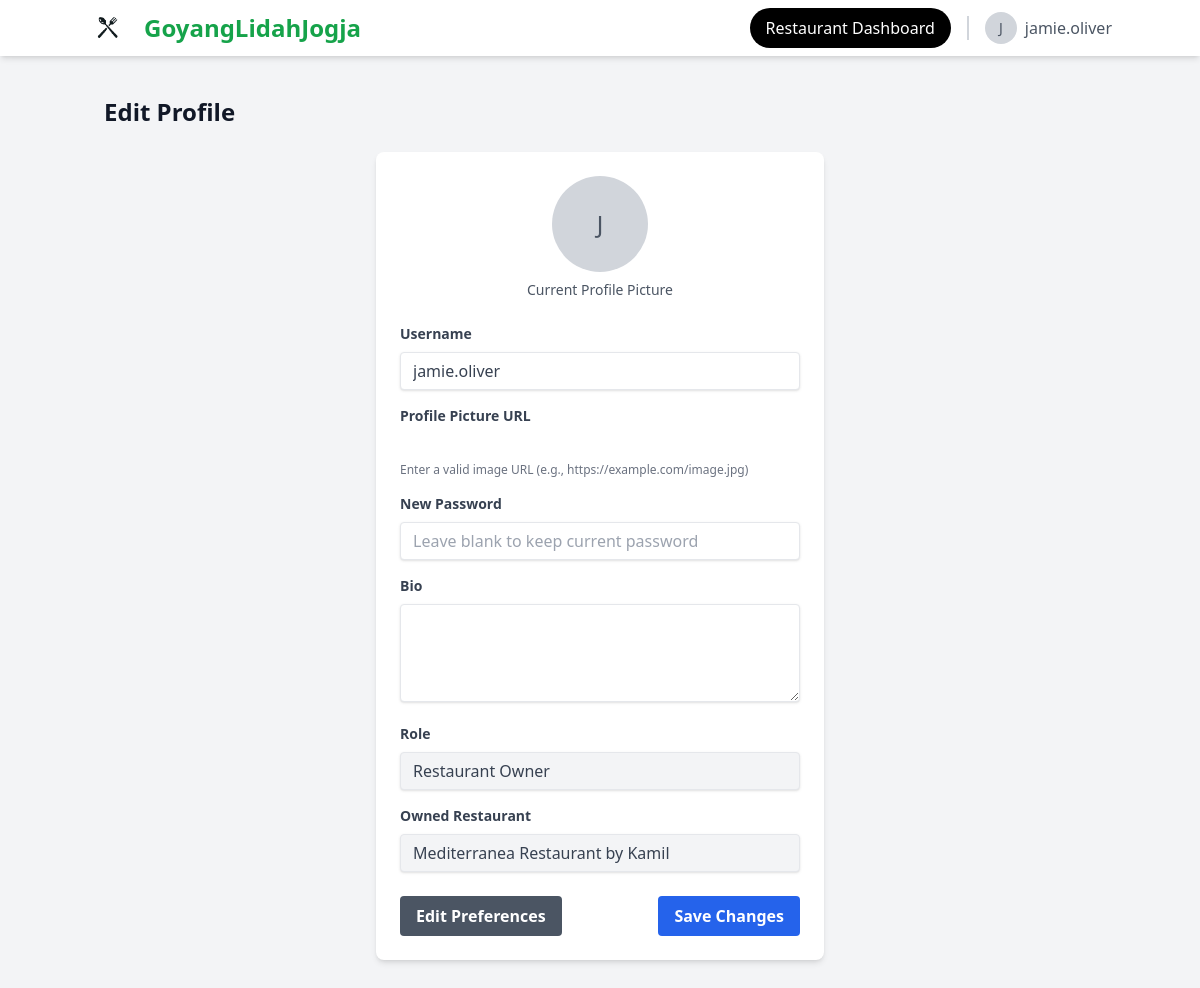
Screenshot of /edit_profile/ (signed in) with the database file from the repository.
### main/models.py (models this page shows, shortened)
class UserProfile(models.Model):
    user = models.OneToOneField(
        User,
        on_delete=models.CASCADE,
        related_name='profile',
        unique=True,
        primary_key=True
    )
    ROLE_CHOICES = [
        ('EVENT_MANAGER', 'Event Manager'),
        ('RESTAURANT_OWNER', 'Restaurant Owner'),
        ('CUSTOMER', 'Customer'),
    ]
    LEVEL_CHOICES = [
        ('BRONZE', 'Bronze'),
        ('SILVER', 'Silver'),
        ('GOLD', 'Gold'),
    ]
    role = models.CharField(
        max_length=20,
        choices=ROLE_CHOICES,
        default='CUSTOMER'
    )
    bio = models.TextField(
        blank=True
    )
    profile_picture = models.URLField(
        max_length=500,
        null=True,
        blank=True,
        validators=[URLValidator()]
    )
    review_count = models.PositiveIntegerField(default=0)
    level = models.CharField(
        max_length=10,
        choices=LEVEL_CHOICES,
        default='BRONZE'
    )
    preferences = models.ManyToManyField(
        Tag,
        related_name='preferences'
    )
    class Meta:
        verbose_name = 'User Profile'
        verbose_name_plural = 'User Profiles'

class Restaurant(models.Model):
    name = models.CharField(max_length=255)
    description = models.TextField(blank=True)
    address = models.CharField(max_length=255)
    category = models.CharField(max_length=100)
    price_range = models.CharField(max_length=50)
    image = models.URLField(
        max_length=500,
        null=True,
        blank=True,
        validators=[URLValidator()]
    )
    owner = models.ForeignKey(
        UserProfile,
        on_delete=models.CASCADE,
        related_name='owned_restaurant',
        limit_choices_to={'role': 'RESTAURANT_OWNER'},
    )
    class Meta:
        verbose_name = 'Restaurant'
        verbose_name_plural = 'Restaurants'

### main/views.py (the view)
# urls.py: path('edit_profile/', views.edit_profile, name='edit_profile'),
@login_required
def edit_profile(request):
    if request.method == 'POST':
        user_form = UserUpdateForm(request.POST, instance=request.user)
        profile_form = ProfileUpdateForm(request.POST, instance=request.user.profile)
        if user_form.is_valid() and profile_form.is_valid():
            password = user_form.cleaned_data.get('password')
            if password:
                request.user.password = make_password(password)
            user_form.save()
            profile_form.save()
            messages.success(request, 'Your profile has been updated successfully!')
            return redirect('main:edit_profile')
        else:
            messages.error(request, 'Please correct the errors below.')
    else:
        user_form = UserUpdateForm(instance=request.user)
        profile_form = ProfileUpdateForm(instance=request.user.profile)
    owned_restaurant = None
    if request.user.profile.role == 'RESTAURANT_OWNER':
        owned_restaurant = request.user.profile.owned_restaurant.first()
    context = {
        'user': request.user,
        'user_profile': request.user.profile,
        'owned_restaurant': owned_restaurant,
        'user_form': user_form,
        'profile_form': profile_form,
    }
    return render(request, 'edit_profile.html', context)

### main/forms.py
class UserUpdateForm(forms.ModelForm):
    password = forms.CharField(
        widget=forms.PasswordInput(attrs={
            'class': 'shadow appearance-none border rounded w-full py-2 px-3 text-gray-700 leading-tight focus:outline-none focus:shadow-outline',
            'placeholder': 'Leave blank to keep current password'
        }),
        required=False
    )
    class Meta:
        model = User
        fields = ['username']
        widgets = {
            'username': forms.TextInput(attrs={
                'class': 'shadow appearance-none border rounded w-full py-2 px-3 text-gray-700 leading-tight focus:outline-none focus:shadow-outline'
            })
        }

class ProfileUpdateForm(forms.ModelForm):
    class Meta:
        model = UserProfile
        fields = ['bio', 'profile_picture']
        widgets = {
            'bio': forms.Textarea(attrs={
                'class': 'shadow appearance-none border rounded w-full py-2 px-3 text-gray-700 leading-tight focus:outline-none focus:shadow-outline',
                'rows': 4
            })
        }

### main/templates/edit_profile.html (shortened to what this page needs)
{% extends 'base.html' %}
{% load static %}
{% block content %}
<div class="container mx-auto px-4 py-8">
    <div class="flex justify-between items-center mb-6">
        <h1 class="text-2xl font-bold text-gray-900">Edit Profile</h1>
    </div>
    <div class="bg-white shadow-md rounded-lg overflow-hidden p-6 max-w-md mx-auto">
        <form method="POST">
            <div class="mb-6 text-center">
                {% if user.profile.profile_picture %}
                    <img src="{{ user.profile.profile_picture }}" alt="Current Profile Picture"
                         class="w-24 h-24 rounded-full mx-auto mb-2 object-cover border-2 border-gray-200">
                {% else %}
                    <div class="w-24 h-24 rounded-full mx-auto mb-2 bg-gray-300 flex items-center justify-center">
                        <span class="text-2xl text-gray-600">{{ user.username|make_list|first|upper }}</span>
                    </div>
                {% endif %}
                <p class="text-sm text-gray-600 mb-4">Current Profile Picture</p>
            </div>
            <div class="mb-4">
                <label class="block text-gray-700 text-sm font-bold mb-2" for="{{ user_form.username.id_for_label }}">Username</label>
                {{ user_form.username }}
            </div>
            <div class="mb-4">
                <label class="block text-gray-700 text-sm font-bold mb-2" for="{{ profile_form.profile_picture.id_for_label }}">Profile Picture URL</label>
                {{ profile_form.profile_picture }}
                <p class="text-xs text-gray-500 mt-1">Enter a valid image URL (e.g., https://example.com/image.jpg)</p>
            </div>
            <div class="mb-4">
                <label class="block text-gray-700 text-sm font-bold mb-2" for="{{ user_form.password.id_for_label }}">New Password</label>
                {{ user_form.password }}
            </div>
            <div class="mb-4">
                <label class="block text-gray-700 text-sm font-bold mb-2" for="{{ profile_form.bio.id_for_label }}">Bio</label>
                {{ profile_form.bio }}
            </div>
            <div class="mb-4">
                <label class="block text-gray-700 text-sm font-bold mb-2">Role</label>
                <input type="text" value="{{ user_profile.get_role_display }}" readonly
                    class="shadow appearance-none border rounded w-full py-2 px-3 text-gray-700 leading-tight focus:outline-none focus:shadow-outline bg-gray-100">
            </div>
            {% if user_profile.role == 'RESTAURANT_OWNER' and owned_restaurant %}
            <div class="mb-4">
                <label class="block text-gray-700 text-sm font-bold mb-2">Owned Restaurant</label>
                <input type="text" value="{{ owned_restaurant.name }}" readonly
                    class="shadow appearance-none border rounded w-full py-2 px-3 text-gray-700 leading-tight focus:outline-none focus:shadow-outline bg-gray-100">
            </div>
            {% endif %}
            <div class="flex justify-between mt-6 space-x-2">
                <a href="{% url 'userPreferences:edit_preferences' %}" class="bg-gray-600 hover:bg-gray-700 text-white font-bold py-2 px-4 rounded">
                    Edit Preferences
                </a>
                <button type="submit" class="bg-blue-600 hover:bg-blue-700 text-white font-bold py-2 px-4 rounded">
                    Save Changes
                </button>
            </div>
        </form>
    </div>
</div>
{% endblock content %}

### templates/navbar.html (shortened to what this page needs)
{% load static %}
<nav class="fixed top-0 left-0 right-0 bg-white shadow-md py-2 z-50 transition-all duration-300" id="navbar">
  <div class="container mx-auto flex justify-between items-center">
    <div class="flex items-center space-x-4">
      <img src="{% static 'images/logo_sementara.png' %}" alt="GoyangLidahJogja" class="w-10 h-10">
      <a href="{% url 'main:main' %}" class="text-2xl font-bold text-green-600 hover:text-green-700">
        GoyangLidahJogja
      </a>
    </div>
    <div class="flex items-center space-x-4">
      {% if user.is_authenticated %}
        {% if user.profile.role == 'EVENT_MANAGER' %}
          <a href="{% url 'managerDashboard:event_manager_dashboard' %}" class="bg-black text-white px-4 py-2 rounded-full hover:bg-gray-800 transition duration-300">
            Manager Dashboard
          </a>
        {% elif user.profile.role == 'RESTAURANT_OWNER' %}
          <a href="#" class="bg-black text-white px-4 py-2 rounded-full hover:bg-gray-800 transition duration-300">
            Restaurant Dashboard
          </a>
        {% elif user.profile.role == 'CUSTOMER' %}
          <a href="#" class="bg-black text-white px-4 py-2 rounded-full hover:bg-gray-800 transition duration-300">
            GoyangNanti
          </a>
        {% endif %}
        <div class="border-l-2 border-gray-300 h-6 mx-2"></div>
        <div class="relative group" id="profileDropdown">
          <button class="flex items-center space-x-2 text-gray-600 hover:text-gray-800" id="profileButton">
            {% if user.profile.profile_picture %}
              <img src="{{ user.profile.profile_picture }}" alt="Profile" class="w-8 h-8 rounded-full object-cover">
            {% else %}
              <div class="w-8 h-8 rounded-full bg-gray-300 flex items-center justify-center">
                <span class="text-sm">{{ user.username|make_list|first|upper }}</span>
              </div>
            {% endif %}
            <span>{{ user.username }}</span>
          </button>
        </div>
        {% else %}
        <a href="#" class="bg-black text-white px-4 py-2 rounded-full hover:bg-gray-800 transition duration-300" data-modal-toggle="loginModal">
          Masuk
        </a>
      {% endif %}
    </div>
  </div>
</nav>
<div class="h-16"></div>

### rows the page displays
UserProfile: role "Restaurant Owner"
Restaurant: name "Mediterranea Restaurant by Kamil"

### other values shown
{{ user.username|make_list|first|upper }} "J"
{{ user.username }} "jamie.oliver"
